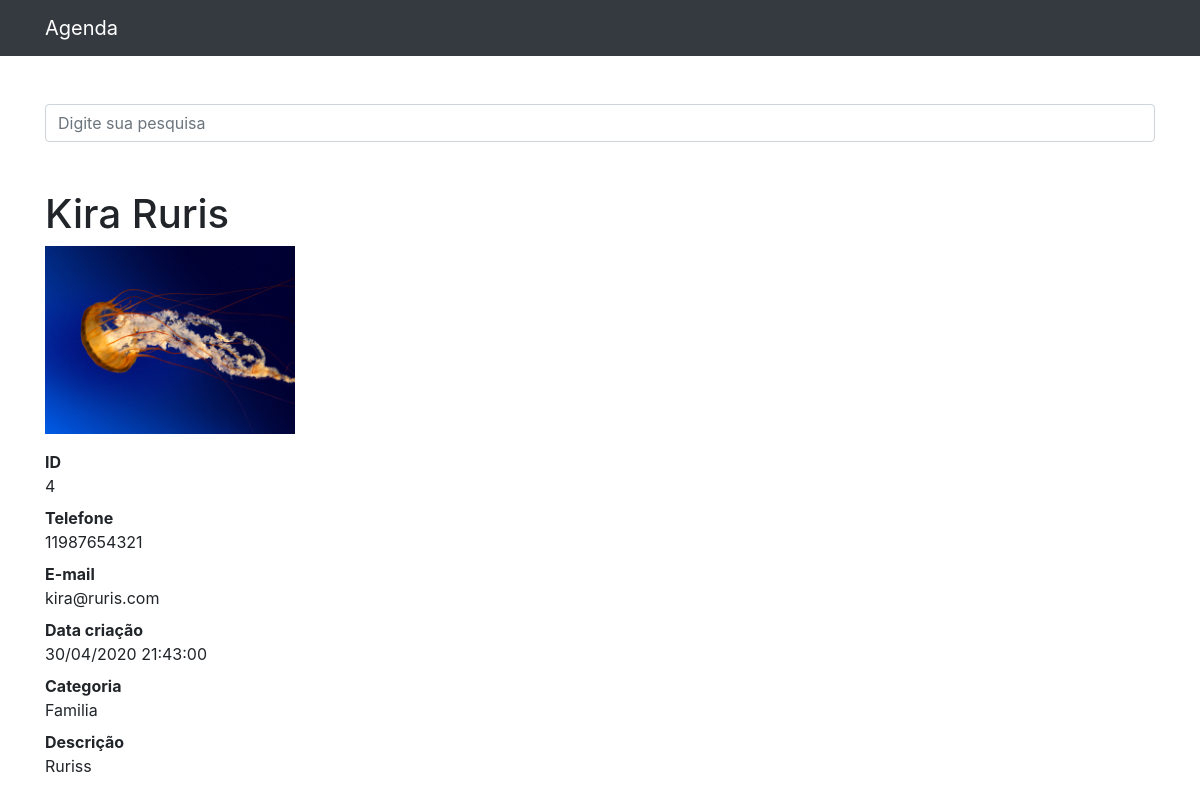
/4, run on the app's committed database.
### contatos/models.py (models this page shows, shortened)
class Contato(models.Model):
    nome = models.CharField(max_length=255)
    sobrenome = models.CharField(max_length=255, blank=True)
    telefone = models.CharField(max_length=255)
    email = models.CharField(max_length=255, blank=True)
    data_criacao = models.DateTimeField(default=timezone.now)
    descricao = models.TextField(blank=True)
    categoria = models.ForeignKey(Categoria, on_delete=models.DO_NOTHING)
    mostrar = models.BooleanField(default=True)
    foto = models.ImageField(blank=True, upload_to='photos/%Y/%m/')

class Categoria(models.Model):
    nome = models.CharField(max_length=255)
    def __str__(self):
        return self.nome

### contatos/views.py (the view)
# urls.py: path('<int:contato_id>', views.ver_contato, name='ver_contato')
def ver_contato(request, contato_id):
        contato = get_object_or_404(Contato, id=contato_id)
        if not contato.mostrar:
            raise Http404()
        return render(request, 'contatos/ver_contato.html', {
            'contato': contato
        })

### contatos/templates/contatos/ver_contato.html (shortened to what this page needs)
{% extends 'base.html' %}
{% block conteudo %}
    <h1 class="mt-5">{{ contato.nome }} {{ contato.sobrenome }}</h1>
    {% if contato.foto %}
      <p>
        <img src="{{ contato.foto.url }}" style="max-width: 250px; height: auto;">
      </p>
    {% endif %}
        <dl>
          <dt>ID</dt>
          <dd>{{ contato.id }}</dd>
          <dt>Telefone</dt>
          <dd>{{ contato.telefone }}</dd>
          <dt>E-mail</dt>
          <dd>{{ contato.email }}</dd>
          <dt>Data criação</dt>
          <dd>{{ contato.data_criacao|date:'d/m/Y H:i:s'}}</dd>
          <dt>Categoria</dt>
          <dd>{{ contato.categoria }}</dd>
          <dt>Descrição</dt>
          <dd>{{ contato.descricao }}</dd>
        </dl>
{% endblock conteudo %}

### data on the page
Contato: nome "Kira", sobrenome "Ruris", foto (picture), id "4", telefone "11987654321", email "kira@ruris.com", data_criacao "30/04/2020 21:43:00", categoria "Familia", descricao "Ruriss"
